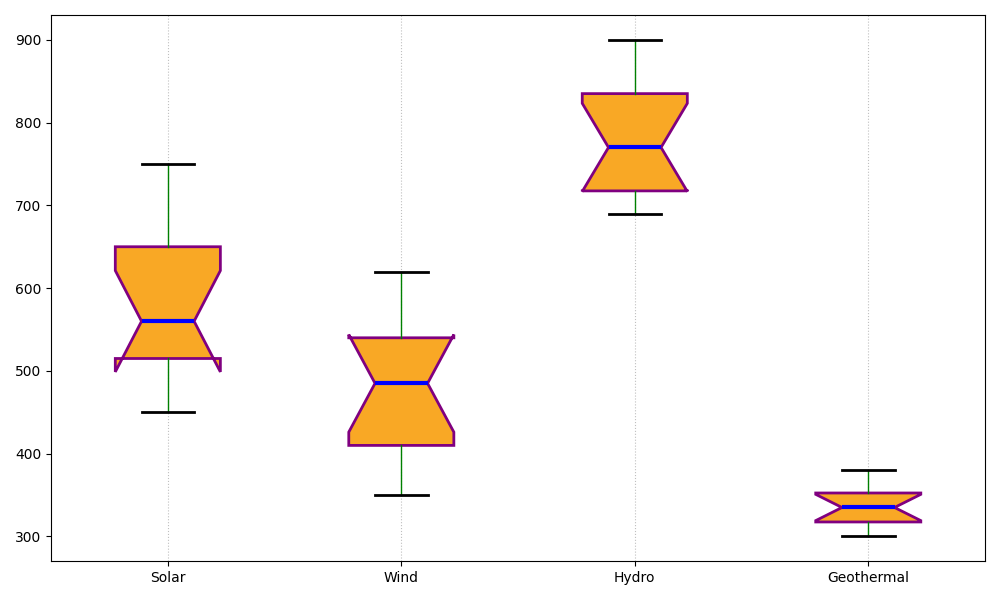

The script that drew this image:
import matplotlib.pyplot as plt
import numpy as np

# Data for Monthly Production Outputs in Megawatt-hours (MWh)
solar = [450, 520, 495, 530, 600, 680, 750, 720, 640, 580, 540, 500]
wind = [350, 380, 410, 480, 520, 570, 620, 590, 530, 490, 450, 410]
hydro = [700, 690, 720, 750, 800, 850, 900, 870, 830, 790, 750, 710]
geothermal = [310, 300, 320, 330, 350, 360, 380, 370, 350, 340, 320, 310]

data = [solar, wind, hydro, geothermal]
single_color = '#f9a825'  # Using a single color consistently

fig, ax = plt.subplots(figsize=(10, 6))

# Plot a vertical boxplot with customized colors
bp = ax.boxplot(data, vert=True, patch_artist=True, notch=True, whis=2.0,
                boxprops=dict(color='purple', linewidth=2.0),
                whiskerprops=dict(color='green', linewidth=1.0),
                capprops=dict(color='black', linewidth=2.0),
                medianprops=dict(color='blue', linewidth=3),
                flierprops=dict(marker='x', color='orange', alpha=0.7))

# Apply a single color for each box
for patch in bp['boxes']:
    patch.set_facecolor(single_color)

ax.set_xticklabels(['Solar', 'Wind', 'Hydro', 'Geothermal'])

ax.yaxis.grid(False)
plt.grid(axis='x', linestyle=':', color='grey', alpha=0.5)

plt.tight_layout()
plt.show()
